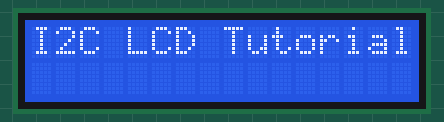
Simulated run of this program. Board: ESP32 board running MicroPython. Shown: 16×2 character LCD. Library files of the repository ran but are not shown: lcd_api.py, i2c_lcd.py.

Above: at 0.4 s.
At 2.7 s:
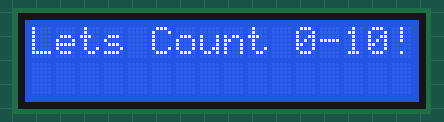
At 5.7 s:
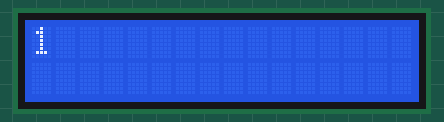
At 8.9 s:
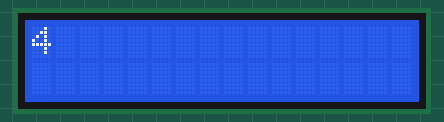
At 12.0 s:
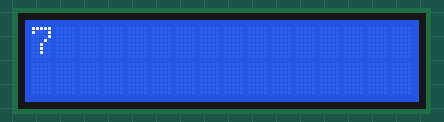
At 15.1 s:
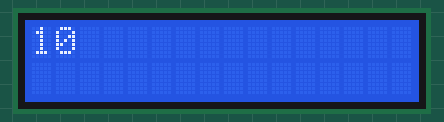

The program:

lcdNumber.py
```python
from machine import I2C,Pin
import time
from lcd_api import LcdApi
from i2c_lcd import I2cLcd

I2C_ADDR = 0x27
totalRows = 2
totalColumns = 16

#i2c = SoftI2C(scl=Pin(22), sda=Pin(21), freq=10000)     #initializing the I2C method for ESP32
i2c = I2C(scl=Pin(22), sda=Pin(21), freq=10000)       #initializing the I2C method for ESP8266

lcd = I2cLcd(i2c, I2C_ADDR, totalRows, totalColumns)

while True:
    lcd.putstr("I2C LCD Tutorial")
    time.sleep(2)
    lcd.clear()
    lcd.putstr("Lets Count 0-10!")
    time.sleep(2)
    lcd.clear()
    for i in range(11):
        lcd.putstr(str(i))
        time.sleep(1)
        lcd.clear()
```

Measured:
- by itself, everything shown: repeats every 16.0 s, in 26 steps
- what the display in image 0 shows lasts 2.1 s, from 0.3 s to 2.4 s
- what the display in image 2 shows lasts 1.0 s, from 5.7 s to 6.7 s
